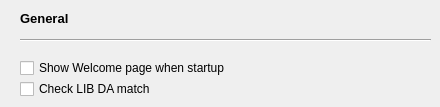
      <widget class="QWidget" name="page_General">
       <widget class="QLabel" name="label_21">
        <property name="geometry">
         <rect>
          <x>20</x>
          <y>10</y>
          <width>91</width>
          <height>16</height>
         </rect>
        </property>
        <property name="font">
         <font>
          <pointsize>10</pointsize>
          <weight>75</weight>
          <bold>true</bold>
         </font>
        </property>
        <property name="text">
         <string>General</string>
        </property>
       </widget>
       <widget class="Line" name="line_10">
        <property name="geometry">
         <rect>
          <x>20</x>
          <y>25</y>
          <width>411</width>
          <height>31</height>
         </rect>
        </property>
        <property name="orientation">
         <enum>Qt::Horizontal</enum>
        </property>
       </widget>
       <widget class="QCheckBox" name="checkBox_ShowWelcome">
        <property name="geometry">
         <rect>
          <x>20</x>
          <y>60</y>
          <width>271</width>
          <height>16</height>
         </rect>
        </property>
        <property name="text">
         <string>Show Welcome page when startup</string>
        </property>
       </widget>
       <widget class="QCheckBox" name="checkBox_libDAMatch">
        <property name="geometry">
         <rect>
          <x>20</x>
          <y>80</y>
          <width>181</width>
          <height>18</height>
         </rect>
        </property>
        <property name="text">
         <string>Check LIB DA match</string>
        </property>
       </widget>
      </widget>
